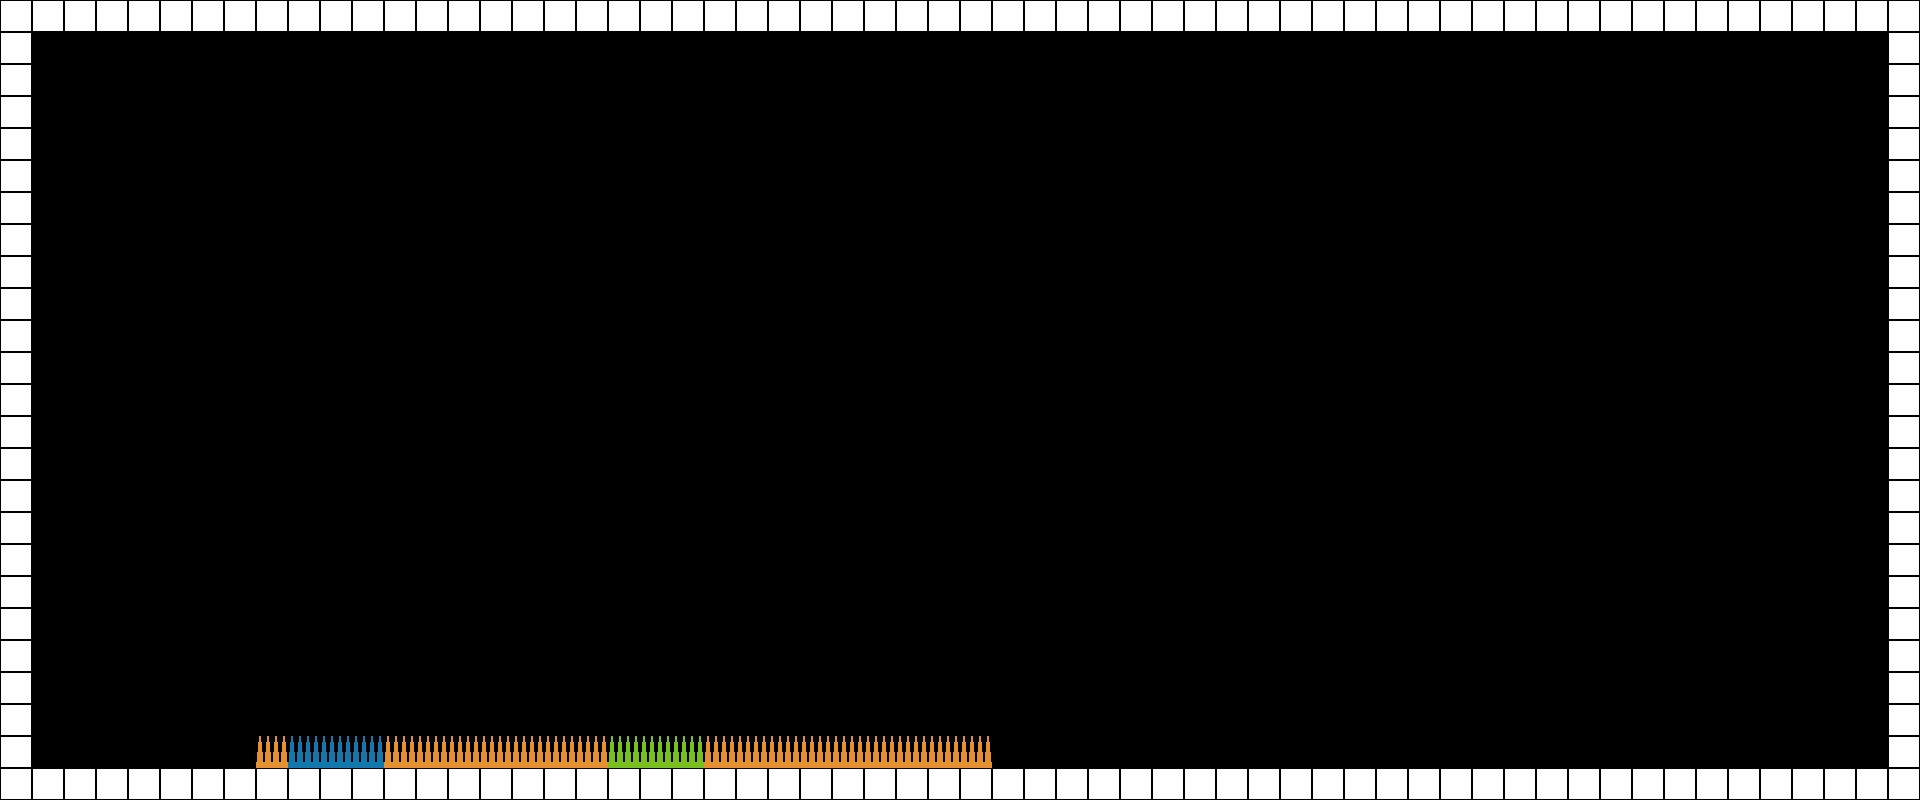

The image is a tile-based game level rendered from a .tmx file. Its description and source (layers, tilesets, objects; grid data summarised) follow:
An orthogonal 60x25 tile map with 32x32 px tiles, 5 tile layers (level, red, orange, green, ...), 2 tilesets and 14 objects (4x blocker, 3x spike_orange, spike_green, spike_blue, mover).

<map version="1.0" orientation="orthogonal" width="60" height="25" tilewidth="32" tileheight="32" backgroundcolor="#000000">
 <tileset firstgid="1" source="basic_tileset.tsx" />
 <tileset firstgid="25" source="triggers.tsx" />
 <layer name="level" width="60" height="25">
  <data>[1500 cells, 166 non-empty, 1 distinct tile ids]</data>
 </layer>
 <layer name="red" width="60" height="25">
  <data>[1500 cells, 0 non-empty, 0 distinct tile ids]</data>
 </layer>
 <layer name="orange" width="60" height="25">
  <data>[1500 cells, 17 non-empty, 1 distinct tile ids]</data>
 </layer>
 <layer name="green" width="60" height="25">
  <data>[1500 cells, 3 non-empty, 1 distinct tile ids]</data>
 </layer>
 <layer name="blue" width="60" height="25">
  <data>[1500 cells, 3 non-empty, 1 distinct tile ids]</data>
 </layer>
 <objectgroup name="triggers" width="60" height="25" visible="0">
  <object gid="25" x="64" y="736" />
  <object gid="26" x="1728" y="736" />
  <object gid="33" x="192" y="768">
   <properties>
    <property name="color" value="" />
   </properties>
  </object>
  <object gid="34" x="992" y="768">
   <properties>
    <property name="color" value="" />
   </properties>
  </object>
  <object name="blocker" x="0" y="0" width="1888" height="32">
   <properties>
    <property name="blocker" value="" />
    <property name="color" value="" />
   </properties>
  </object>
  <object name="blocker" x="0" y="768" width="1888" height="32">
   <properties>
    <property name="blocker" value="" />
    <property name="color" value="" />
   </properties>
  </object>
  <object name="blocker" x="0" y="32" width="32" height="736">
   <properties>
    <property name="blocker" value="" />
    <property name="color" value="" />
   </properties>
  </object>
  <object name="blocker" x="1888" y="32" width="32" height="736">
   <properties>
    <property name="blocker" value="" />
    <property name="color" value="" />
   </properties>
  </object>
  <object name="spike_orange" x="384" y="736" width="224" height="32">
   <properties>
    <property name="color" value="orange" />
    <property name="death" value="" />
   </properties>
  </object>
  <object name="spike_orange" x="704" y="736" width="288" height="32">
   <properties>
    <property name="color" value="orange" />
    <property name="death" value="" />
   </properties>
  </object>
  <object name="spike_green" x="608" y="736" width="96" height="32">
   <properties>
    <property name="color" value="green" />
    <property name="death" value="" />
   </properties>
  </object>
  <object name="spike_blue" x="288" y="736" width="96" height="32">
   <properties>
    <property name="color" value="blue" />
    <property name="death" value="" />
   </properties>
  </object>
  <object name="spike_orange" x="256" y="736" width="32" height="32">
   <properties>
    <property name="color" value="orange" />
    <property name="death" value="" />
   </properties>
  </object>
 </objectgroup>
 <objectgroup name="enemies" width="60" height="25" visible="0">
  <object name="mover" gid="28" x="224" y="768">
   <properties>
    <property name="color" value="red" />
   </properties>
  </object>
 </objectgroup>
</map>
